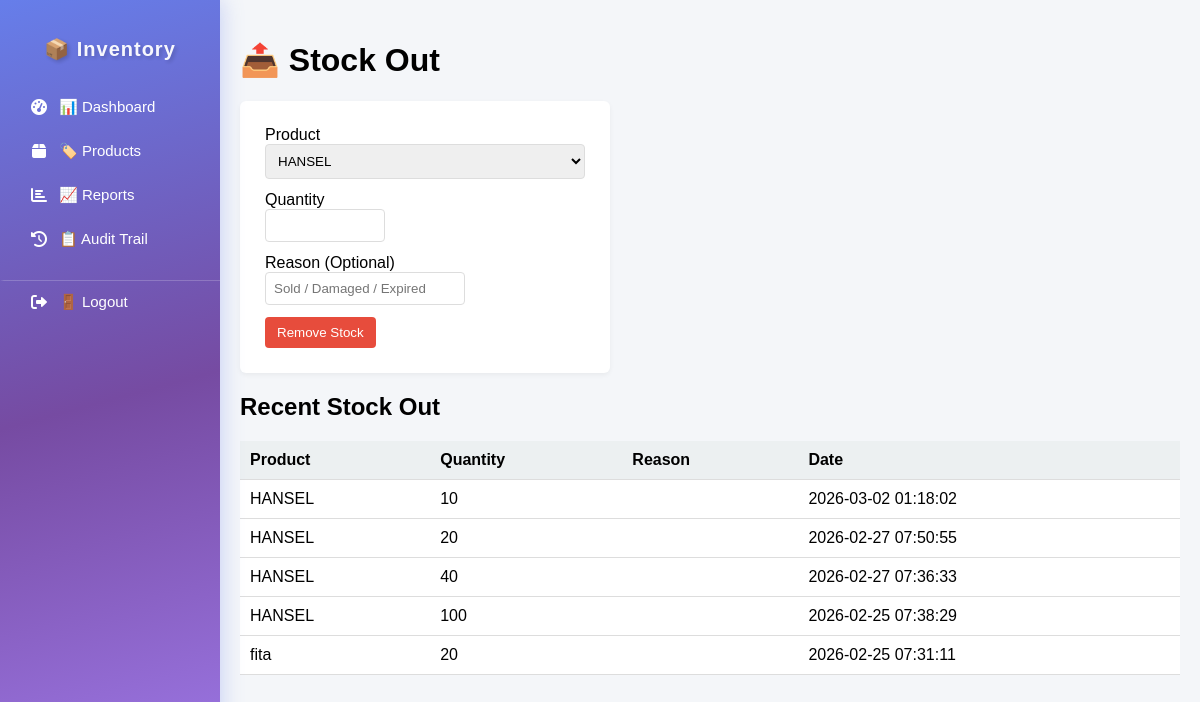
The page /stock_out.php?product_id=10 on the database its author committed.
### tables this page shows
CREATE TABLE `stock_movements` (
  `id` int(11) NOT NULL,
  `product_id` int(11) NOT NULL,
  `staff_id` int(11) DEFAULT NULL,
  `supplier_id` int(11) DEFAULT NULL,
  `type` enum('IN','OUT') NOT NULL,
  `quantity` int(11) NOT NULL CHECK (`quantity` > 0),
  `note` varchar(255) DEFAULT NULL,
  `reason` varchar(255) DEFAULT NULL,
  `expiry_date` date DEFAULT NULL,
  `created_at` timestamp NOT NULL DEFAULT current_timestamp()
);

CREATE TABLE `products` (
  `id` int(11) NOT NULL,
  `name` varchar(255) NOT NULL,
  `category_id` int(11) NOT NULL,
  `unit` varchar(50) NOT NULL,
  `min_stock` int(11) DEFAULT 0,
  `created_at` timestamp NOT NULL DEFAULT current_timestamp(),
  `is_active` tinyint(1) DEFAULT 1,
  `expiry_date` date DEFAULT NULL,
  `has_expiry` tinyint(1) DEFAULT 1,
  `image_path` varchar(255) DEFAULT NULL
);

### public/stock_out.php (the view, shortened to what this page needs)
<?php
$db = Database::connect();
$selectedProduct = $_GET['product_id'] ?? '';
$stmt = $db->query("SELECT id, name FROM products ORDER BY name ASC");
$products = $stmt->fetchAll(PDO::FETCH_ASSOC);
$stmt2 = $db->query("
    SELECT sm.*, p.name AS product_name
    FROM stock_movements sm
    JOIN products p ON sm.product_id = p.id
    WHERE sm.type = 'OUT'
    ORDER BY sm.created_at DESC
    LIMIT 5
");
$recent = $stmt2->fetchAll(PDO::FETCH_ASSOC);
?>
<!DOCTYPE html>
<html>
<head>
<link rel="stylesheet" href="assets/css/style.css">
</head>
<body>
<div class="container">
<?php include 'includes/sidebar.php'; ?>
<div class="main">
<h1>📤 Stock Out</h1>
<div class="card">
<form action="../api/remove_stock.php" method="POST">
<label>Product</label>
<select name="product_id" required>
<?php foreach($products as $p): ?>
<option value="<?= $p['id'] ?>"
<?= $selectedProduct == $p['id'] ? 'selected' : '' ?>>
<?= htmlspecialchars($p['name']) ?>
</option>
<?php endforeach; ?>
</select>
<label>Quantity</label>
<input
    type="number"
    name="quantity"
    class="quantity-input"
    required
    min="1"
    max="999"
    inputmode="numeric"
    pattern="[0-9]*"
>
<label>Reason (Optional)</label>
<input
    type="text"
    name="reason"
    class="reason-input"
    placeholder="Sold / Damaged / Expired"
>
<button type="submit" style="display:block;margin-top:10px;">
Remove Stock
</button>
</form>
</div>
<h2>Recent Stock Out</h2>
<table>
<thead>
<tr>
<th>Product</th>
<th>Quantity</th>
<th>Reason</th>
<th>Date</th>
</tr>
</thead>
<tbody>
<?php if(count($recent) > 0): ?>
<?php foreach($recent as $r): ?>
<tr>
<td><?= htmlspecialchars($r['product_name']) ?></td>
<td><?= $r['quantity'] ?></td>
<td><?= htmlspecialchars($r['reason'] ?? '') ?></td>
<td><?= $r['created_at'] ?></td>
</tr>
<?php endforeach; ?>
<?php else: ?>
<tr>
<td colspan="4">No stock-out records yet.</td>
</tr>
<?php endif; ?>
</tbody>
</table>
</div>
</div>
</body>
</html>

### public/assets/css/style.css (style rules this page uses)
* { box-sizing: border-box; }
body { margin: 0; font-family: Arial, sans-serif; background: #f2f4f8; }
.container { display: flex; min-height: 100vh; }
.main { flex: 1; padding: 30px; background: #f2f4f8; }
.card { background: white; padding: 22px; border-radius: 14px; box-shadow: 0 8px 20px rgba(0,0,0,0.06); transition: 0.2s ease; }
table { width: 100%; border-collapse: collapse; }
th, td { padding: 10px; border-bottom: 1px solid #eee; }
th { background: #f4f6f9; text-align: left; }

### public/stock_out.php (style rules this page uses)
body { margin: 0; font-family: Arial; background: #f4f6f9; }
.container { display: flex; min-height: 100vh; }
.main { flex: 1; padding: 20px; background: #f4f6f9; }
.card { background: white; padding: 25px; border-radius: 6px; margin-bottom: 20px; box-shadow: 0 2px 5px rgba(0,0,0,0.05); max-width: 370px; }
input, select { display: block; width: 100%; padding: 8px; margin-bottom: 12px; border-radius: 4px; border: 1px solid #ddd; }
.quantity-input { width: 120px; }
.reason-input { width: 200px; }
button { padding: 8px 12px; background: #e74c3c; color: white; border: none; border-radius: 4px; cursor: pointer; }
table { width: 100%; border-collapse: collapse; background: white; }
th, td { padding: 10px; border-bottom: 1px solid #ddd; }
th { background: #ecf0f1; }

### rows shown on the page
stock_movements: product.name "HANSEL", quantity "10", created_at "2026-03-02 01:18:02"
stock_movements: product.name "HANSEL", quantity "20", created_at "2026-02-27 07:50:55"
stock_movements: product.name "HANSEL", quantity "40", created_at "2026-02-27 07:36:33"
stock_movements: product.name "HANSEL", quantity "100", created_at "2026-02-25 07:38:29"
stock_movements: product.name "fita", quantity "20", created_at "2026-02-25 07:31:11"

### other values the page prints
form field product_id "HANSEL"
